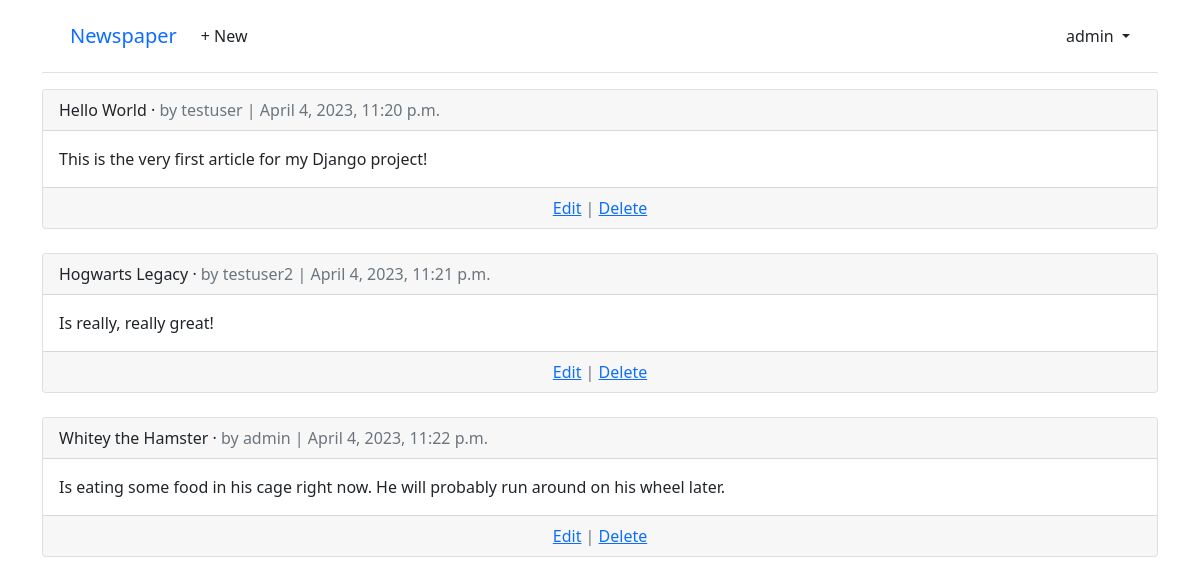
/articles/ (signed in), run on an earlier commit of the app's database.
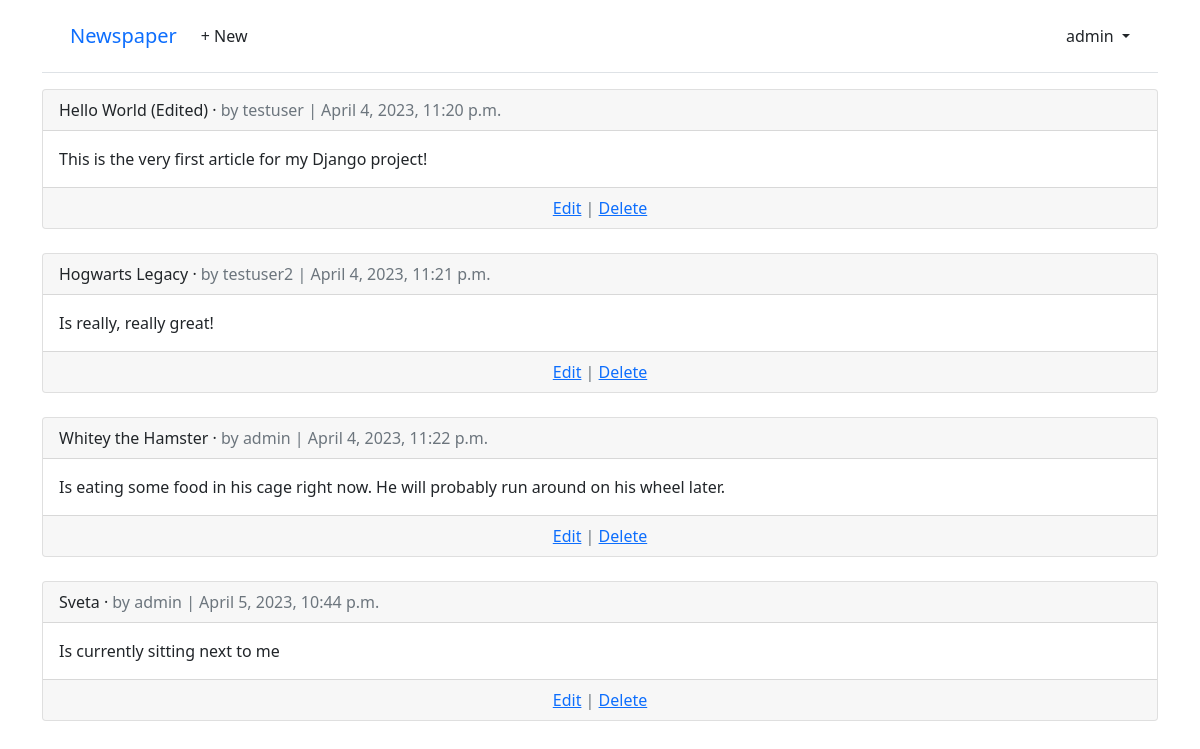
And on a later commit of the database.
### articles/models.py (models this page shows, shortened)
class Article(models.Model):
    title = models.CharField(max_length=255)
    body = models.TextField()
    date = models.DateTimeField(auto_now_add=True)
    author = models.ForeignKey(
        settings.AUTH_USER_MODEL,
        on_delete=models.CASCADE,
    )

### accounts/models.py (models this page shows)
class CustomUser(AbstractUser):
    age = models.PositiveBigIntegerField(null=True, blank=True)

### articles/views.py (the view)
# urls.py: path("", ArticleListView.as_view(), name="article_list"),
class ArticleListView(LoginRequiredMixin, ListView):
    model = Article
    template_name = "article_list.html"

### templates/article_list.html (shortened to what this page needs)
{% extends 'base.html' %}
{% block content %}
{% for article in article_list %}
    <div class="card">
        <div class="card-header">
            <span class="font-weight-bold">{{ article.title }}</span> &middot;
            <span class="text-muted">by {{ article.author }} | {{ article.date }}</span>
        </div>
        <div class="card-body">
            {{ article.body }}
        </div>
        <div class="card-footer text-center text-muted">
            <a href="{% url 'article_edit' article.pk %}">Edit</a> |
            <a href="{% url 'article_delete' article.pk %}">Delete</a>
        </div>
    </div>
    <br />
{% endfor %}
{% endblock content %}

What changed in the data, as far as the page shows it:
changed Article "This is the very first article for my Django project!": title "Hello World" → "Hello World (Edited)"
added Article: title "Sveta", author "admin", date "April 5, 2023, 10:44 p.m.", body "Is currently sitting next to me"
